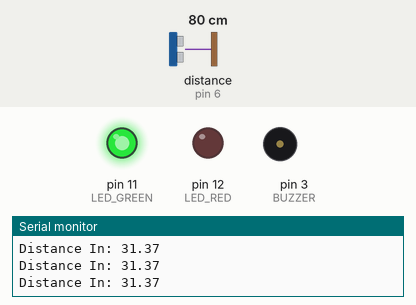
Bench run of a sketch on a simulated Arduino Uno, built with avr-gcc and run on an emulated ATmega328P. On the bench: output pins drawn as LEDs (lit = HIGH), buzzer (waves = sounding, pin HIGH), the last lines printed to the serial monitor. Wiring (inferred from the names in the program): ultrasonic range finder: trigger pin 5; echo pin 6. The inputs (shaded band) are chosen by the test bench; at power-on: distance to the obstacle (sensor on pin 6) 80 cm. The echo pulse lasts 58.3 µs per cm; pins used as bus, display or sensor lines are not drawn.

Above: at 1.3 s.
1.4 s: distance to the obstacle (sensor on pin 6) set to 18 cm
At 1.56 s:
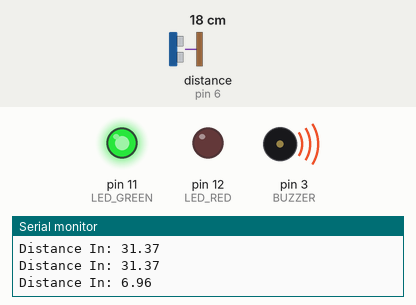
3.1 s: distance to the obstacle (sensor on pin 6) set to 23 cm
At 4.3 s:
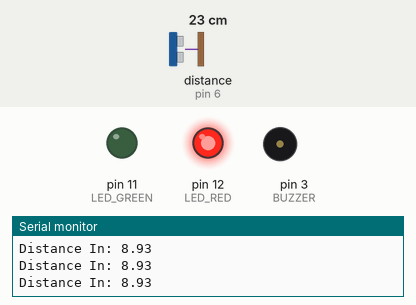
Timing chart, 0 to 6.1 s (numbered marks = the images above; inputs shaded):
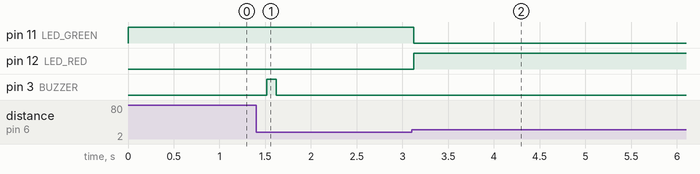

Measured:
- the behaviour switches between 20 and 21 cm on distance to the obstacle (sensor on pin 6) (found by bisection; images 1 and 2)
- after the input at 1.4 s, pin 3 (BUZZER): LOW → HIGH after 0.12 s, → LOW 0.10 s later
- after the input at 3.1 s, pin 11 (LED_GREEN): HIGH → LOW at once; pin 12 (LED_RED): LOW → HIGH at once

The sketch:

led_buzzer_distance.ino
```cpp
#include <Servo.h>

Servo myservo;  // create Servo object to control a servo
bool clamped = false;    // variable to store the servo position

int LED_RED = 12;
int LED_GREEN = 11;
int LED_BLUE = 10;

int BUZZER = 3;

const int trigPin = 5;
const int echoPin = 6;

float duration, distanceCM, distanceIN, distanceIN_PREV;

void setup() {

  // myservo.attach(9);  // attaches the servo on pin

  pinMode(LED_RED, OUTPUT);
  digitalWrite(LED_RED, HIGH);

  pinMode(LED_GREEN, OUTPUT);
  digitalWrite(LED_GREEN, HIGH);

  pinMode(BUZZER, OUTPUT);

  pinMode(trigPin, OUTPUT);
  pinMode(echoPin, INPUT);
  Serial.begin(9600);

  // myservo.write(90);
  digitalWrite(LED_GREEN, HIGH);
  digitalWrite(LED_RED, LOW);
}

void loop() {

  digitalWrite(trigPin, LOW);
  delayMicroseconds(2);
  digitalWrite(trigPin, HIGH);
  delayMicroseconds(10);
  digitalWrite(trigPin, LOW);

  duration = pulseIn(echoPin, HIGH);
  distanceCM = (duration * 0.0343) / 2;
  distanceIN = distanceCM / 2.54;

  Serial.print("Distance In: ");
  Serial.println(distanceIN);

  if (distanceIN >= 5.0 && distanceIN <= 8.0)  {
    // clamp down
    if (!clamped) {
      // clamp and set var
      clamped = true;
      // Turn on Green LED
      digitalWrite(LED_GREEN, HIGH);
      digitalWrite(LED_RED, LOW);

      // Play Sound
      digitalWrite(BUZZER, HIGH);
      delay(100);
      digitalWrite(BUZZER, LOW);

      // myservo.write(90);
      // delay(500);
    }
  } else {
    // open clamp up
    if (clamped) {
      clamped = false;

      // Turn on Red LED
      digitalWrite(LED_GREEN, LOW);
      digitalWrite(LED_RED, HIGH);

      // myservo.write(0);
    }
  }
  delay(500);
}
```
